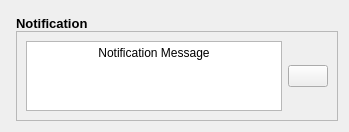
        <widget class="QCustomSlideMenu" name="notifyContainer" native="true">
         <property name="maximumSize">
          <size>
           <width>16777215</width>
           <height>100</height>
          </size>
         </property>
         <layout class="QVBoxLayout" name="verticalLayout_12">
          <item>
           <widget class="QWidget" name="notifySubContainer" native="true">
            <property name="sizePolicy">
             <sizepolicy hsizetype="Expanding" vsizetype="Expanding">
              <horstretch>0</horstretch>
              <verstretch>0</verstretch>
             </sizepolicy>
            </property>
            <property name="maximumSize">
             <size>
              <width>16777215</width>
              <height>150</height>
             </size>
            </property>
            <layout class="QVBoxLayout" name="verticalLayout_13">
             <property name="spacing">
              <number>0</number>
             </property>
             <property name="leftMargin">
              <number>5</number>
             </property>
             <property name="topMargin">
              <number>5</number>
             </property>
             <property name="rightMargin">
              <number>0</number>
             </property>
             <property name="bottomMargin">
              <number>0</number>
             </property>
             <item alignment="Qt::AlignmentFlag::AlignTop">
              <widget class="QLabel" name="notifyLabel">
               <property name="font">
                <font>
                 <pointsize>10</pointsize>
                 <bold>true</bold>
                </font>
               </property>
               <property name="text">
                <string>Notification</string>
               </property>
              </widget>
             </item>
             <item>
              <widget class="QFrame" name="frame">
               <property name="frameShape">
                <enum>QFrame::Shape::StyledPanel</enum>
               </property>
               <property name="frameShadow">
                <enum>QFrame::Shadow::Raised</enum>
               </property>
               <layout class="QHBoxLayout" name="horizontalLayout_3">
                <item>
                 <widget class="QTextEdit" name="notifyTextEdit">
                  <property name="html">
                   <string>&lt;!DOCTYPE HTML PUBLIC &quot;-//W3C//DTD HTML 4.0//EN&quot; &quot;http://www.w3.org/TR/REC-html40/strict.dtd&quot;&gt;
&lt;html&gt;&lt;head&gt;&lt;meta name=&quot;qrichtext&quot; content=&quot;1&quot; /&gt;&lt;meta charset=&quot;utf-8&quot; /&gt;&lt;style type=&quot;text/css&quot;&gt;
p, li { white-space: pre-wrap; }
hr { height: 1px; border-width: 0; }
li.unchecked::marker { content: &quot;\2610&quot;; }
li.checked::marker { content: &quot;\2612&quot;; }
&lt;/style&gt;&lt;/head&gt;&lt;body style=&quot; font-family:'Segoe UI'; font-size:9pt; font-weight:400; font-style:normal;&quot;&gt;
&lt;p align=&quot;center&quot; style=&quot; margin-top:0px; margin-bottom:0px; margin-left:0px; margin-right:0px; -qt-block-indent:0; text-indent:0px;&quot;&gt;Notification Message&lt;/p&gt;&lt;/body&gt;&lt;/html&gt;</string>
                  </property>
                 </widget>
                </item>
                <item>
                 <widget class="QPushButton" name="closeNotifyPushButton">
                  <property name="text">
                   <string notr="true"/>
                  </property>
                  <property name="icon">
                   <iconset resource="resources.qrc">
                    <normaloff>:/icons/icons/x-octagon.svg</normaloff>:/icons/icons/x-octagon.svg</iconset>
                  </property>
                  <property name="iconSize">
                   <size>
                    <width>24</width>
                    <height>24</height>
                   </size>
                  </property>
                  <property name="checkable">
                   <bool>false</bool>
                  </property>
                 </widget>
                </item>
               </layout>
              </widget>
             </item>
            </layout>
           </widget>
          </item>
         </layout>
        </widget>
